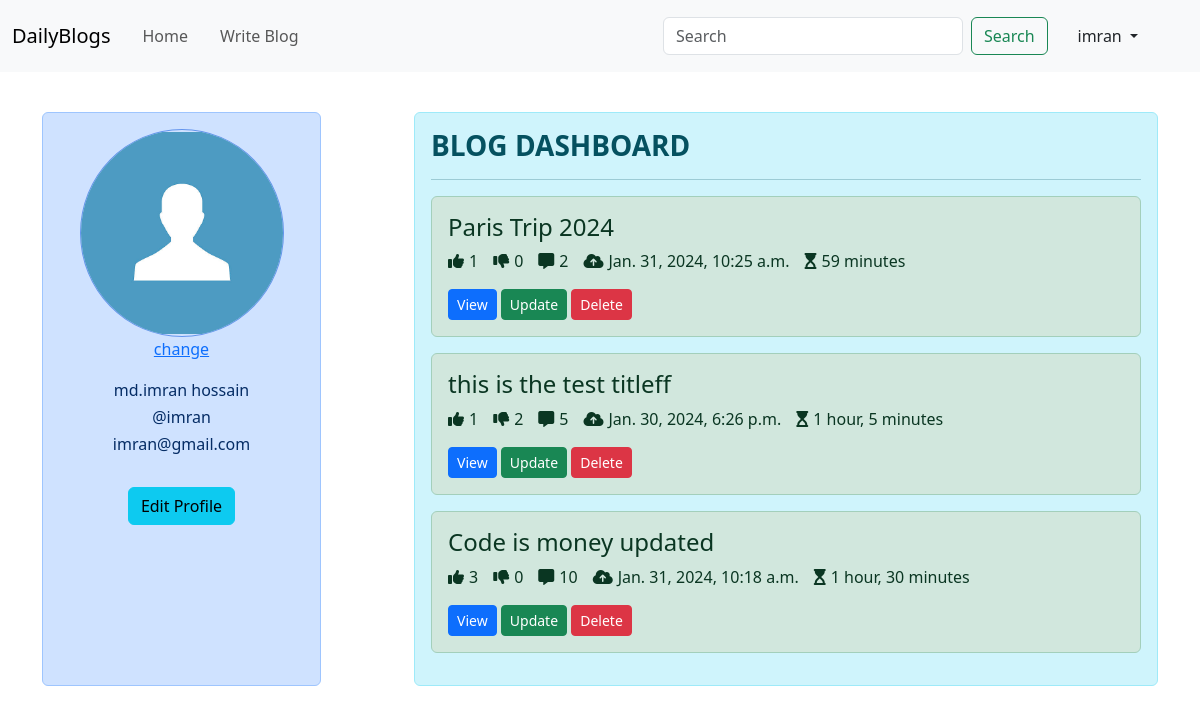
The app's page /blog/profile/5/ (signed in) with its own data.
### loginApp/models.py (models this page shows)
class UserProfile(models.Model):
    user = models.OneToOneField(User, on_delete=models.CASCADE, related_name='user_profile')
    profile_picture = models.ImageField(upload_to='profile_picture/')

### blogApp/models.py (models this page shows, shortened)
class Blog(models.Model):
    author = models.ForeignKey(User, on_delete=models.CASCADE, related_name='post_author')
    blog_title = models.CharField(max_length=200, verbose_name='Enter a title')
    slug = models.SlugField(max_length=264, unique=True)
    blog_content = models.TextField()
    blog_image = models.ImageField(upload_to='blog_images/')
    publish_date = models.DateTimeField(auto_now_add=True)
    update_date = models.DateTimeField(auto_now=True)
    class Meta:
        ordering = ['-update_date']

### blogApp/views.py (the view)
# urls.py: path('profile/<int:profile_id>/', views.profile_setting, name='profile'),
def profile_setting(request, profile_id):
    blog = Blog.objects.filter(author_id=profile_id)
    return render(request, 'blogApp/profile.html', context={'blogs': blog})

### templates/blogApp/profile.html (shortened to what this page needs)
{% extends 'base.html' %}
{% load static %}
{% block styles %}
    <link href="{% static 'profile.css' %}" rel="stylesheet">
{% endblock %}
{% block main_block %}
    <div class="container">
        <div class="container-left col-3 alert alert-primary" style="text-align: center">
            {% if user.user_profile %}
                <img src="/media/{{ user.user_profile.profile_picture }}" class="rounded-circle profile-pic"
                     alt="profile-image">
                <a href="{% url 'blog_app:profile-picture' %}">change</a>
            {% else %}
                <img src="/media/default_profile.jpg" class="rounded-circle profile-pic" alt="profile-image">
                <a href="{% url 'blog_app:profile-picture' %}" style="margin-left: 100px">upload</a>
            {% endif %}
            <div class="profile-text" style="text-align: center;margin-top: 20px">
                {% if user.first_name or user.last_name %}
                    <h6> {{ user.first_name }} {{ user.last_name }}</h6>
                {% else %}
                    <a href="{% url 'blog_app:profile_change' %}">add full name</a>
                {% endif %}
                <h6> @{{ user.username }}</h6>
                <h6> {{ user.email }}</h6>
                <br>
                <a href="{% url 'blog_app:profile_change' %}" class="btn btn-info">Edit Profile</a>
            </div>
        </div>
        <div class="container-right col-8 alert alert-info">
            <h3><strong>BLOG DASHBOARD</strong></h3>
            <hr>
            {% for blog in blogs %}
                <div class="blog-text alert alert-success">
                    <h4>{{ blog.blog_title }}</h4>
                    <div style="display: flex;">
                        <p style="margin-right: 15px"><i class="fa-solid fa-thumbs-up"
                                                         style="margin-right: 5px"></i>{{ blog.liked_blog.count }}
                        </p>
                        <p style="margin-right: 15px"><i class="fa-solid fa-thumbs-down"
                                                         style="margin-right: 5px"></i>{{ blog.Unliked_blog.count }}
                        </p>
                        <p style="margin-right: 15px"><i class="fa-solid fa-message"
                                                         style="margin-right: 5px"></i>{{ blog.blog_comment.count }}
                        </p>
                        <p style="margin-right: 15px"><i class="fa-solid fa-cloud-arrow-up"
                                                         style="margin-right: 5px"></i>{{ blog.publish_date }}
                        </p>
                        <p style="margin-right: 15px"><i class="fa-solid fa-hourglass-start" style="margin-right: 5px"></i>{{ blog.update_date|timesince }}
                        </p>
                    </div>
                    <a href="{% url 'blog_app:blog-details' blog.slug %}" class="btn btn-primary btn-sm">View</a>
                    <a href="{% url 'blog_app:update-blog' blog.pk %}" class="btn btn-success btn-sm">Update</a>
                    <a href="" class="btn btn-danger btn-sm">Delete</a>
                </div>
            {% endfor %}
        </div>
    </div>
{% endblock %}

### templates/base.html (shortened to what this page needs)
<!DOCTYPE html>
<html lang="en">
<head>
    {% block styles %} {% endblock %}
    <link href="https://cdn.jsdelivr.net/npm/bootstrap@5.3.2/dist/css/bootstrap.min.css" rel="stylesheet"
>
</head>
<body>
<div class="navbar-expand-lg">
    <nav class="navbar navbar-expand-lg bg-body-tertiary">
        <div class="container-fluid">
            <a class="navbar-brand" href="/">DailyBlogs</a>
            <div class="collapse navbar-collapse" id="navbarSupportedContent">
                <ul class="navbar-nav me-auto mb-2 mb-lg-0">
                    <li class="nav-link">
                        <a class="nav-link " aria-current="page" href="/">Home</a>
                    </li>
                    <li class="nav-link">
                        <a class="nav-link " aria-current="page" href="{% url 'blog_app:create-blog' %}">Write Blog</a>
                    </li>
                </ul>
                <form class="d-flex" role="search" method="GET" action="{% url 'blog_app:search-blog' %}">
                    <input class="form-control me-2" type="search" placeholder="Search" aria-label="Search"
                           name="q" id="q" style="width: 300px">
                    <button class="btn btn-outline-success" type="submit">Search</button>
                </form>
                {% if user.is_authenticated %}
                    <div class="dropdown" style="margin: 0 50px 0 30px">
                        <a class="nav-link dropdown-toggle" type="button" id="dropdownMenuButton1"
                           data-bs-toggle="dropdown" aria-expanded="false">
                            {{ user.username }}
                        </a>
                    </div>
                {% else %}
                    <a class="nav-link" href="{% url 'login_app:register' %} " style="margin:0 30px 0 50px">SignUp</a>
                    <a class="nav-link" href="{% url 'login_app:login' %}" style="margin:0 30px 0 0">login</a>
                {% endif %}
            </div>
        </div>
    </nav>
</div>
{% block main_block %}
{% endblock %}
</body>
</html>

### static/profile.css (style rules this page uses)
.container { display: flex; margin-top: 40px; justify-content: space-between; }
.profile-pic { height: 208px; width: 204px; object-fit: contain; border: 1px solid cornflowerblue; margin-left: auto; margin-right:auto; display: block; }

### records on screen
Blog: blog_title "Paris Trip 2024", liked_blog.count "1", Unliked_blog.count "0", blog_comment.count "2", publish_date "Jan. 31, 2024, 10:25 a.m.", update_date "59 minutes"
Blog: blog_title "this is the test titleff", liked_blog.count "1", Unliked_blog.count "2", blog_comment.count "5", publish_date "Jan. 30, 2024, 6:26 p.m.", update_date "1 hour, 5 minutes"
Blog: blog_title "Code is money updated", liked_blog.count "3", Unliked_blog.count "0", blog_comment.count "10", publish_date "Jan. 31, 2024, 10:18 a.m.", update_date "1 hour, 30 minutes"

### other values on screen
{{ user.username }} "imran"
{{ user.first_name }} "md.imran"
{{ user.last_name }} "hossain"
{{ user.email }} "imran@gmail.com"
